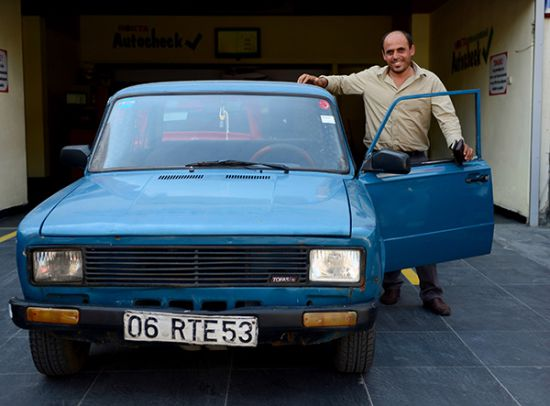
#> input picture plaka.jpg, 550 x 406 px
$ python 11.py
#> lines starting #> are read from the running program, lines starting #| are printed output that depends on the picture
#ROİ işlemi img de daha spesifik(örn. plaka) bir yere odaklanma
import cv2
import numpy as np

img = cv2.imread("plaka.jpg")
#> img is the input picture: shape (406, 550, 3); mean B, G, R 85.6, 75.6, 61.4
roi = img[310:345, 125:259]#ilk kısım 291:350 dikey ; ikinci kısım 120:259 yatay
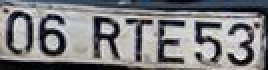
#> roi: shape (35, 134, 3) (shown 2 times larger); mean B, G, R 127.4, 125, 125

print(img.shape)
#| (406, 550, 3)
cv2.imshow("resim", img)
cv2.imshow("roi", roi)

cv2.waitKey(0)
cv2.destroyAllWindows()

$ run again, with black_white.jpg copied over plaka.jpg
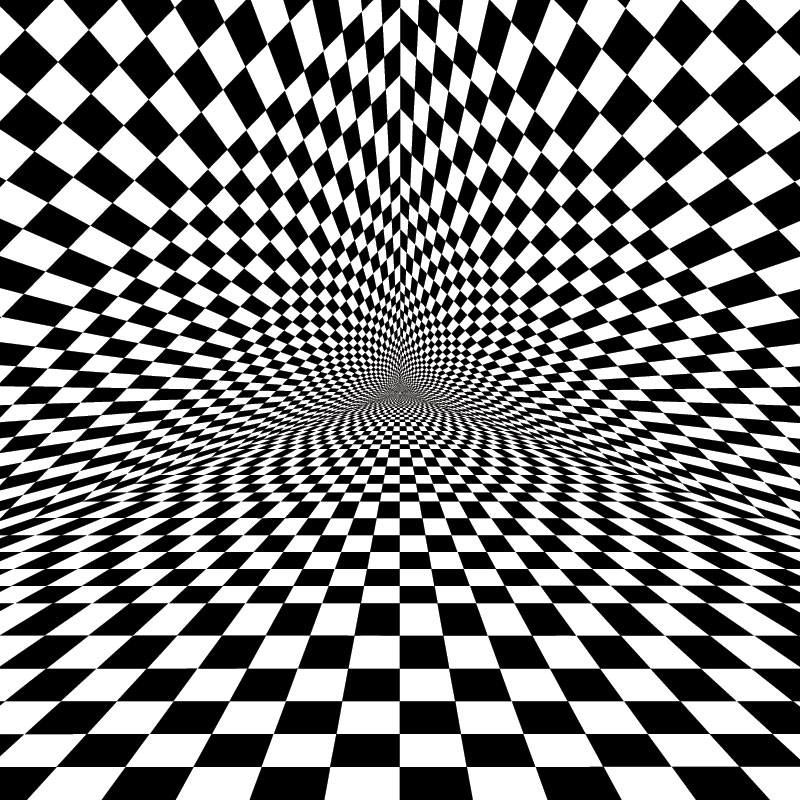
#> input picture black_white.jpg, 800 x 800 px
#> img is the input picture: shape (800, 800, 3); mean B, G, R 125.7, 125.7, 125.7
#> `roi = img[310:345, 125:259]#ilk kısım 291:350 dikey ; ikinci kısım 120..`:
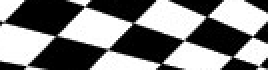
#> roi: shape (35, 134, 3) (shown 2 times larger); min 0, max 255, mean 129.1
#| (800, 800, 3)
